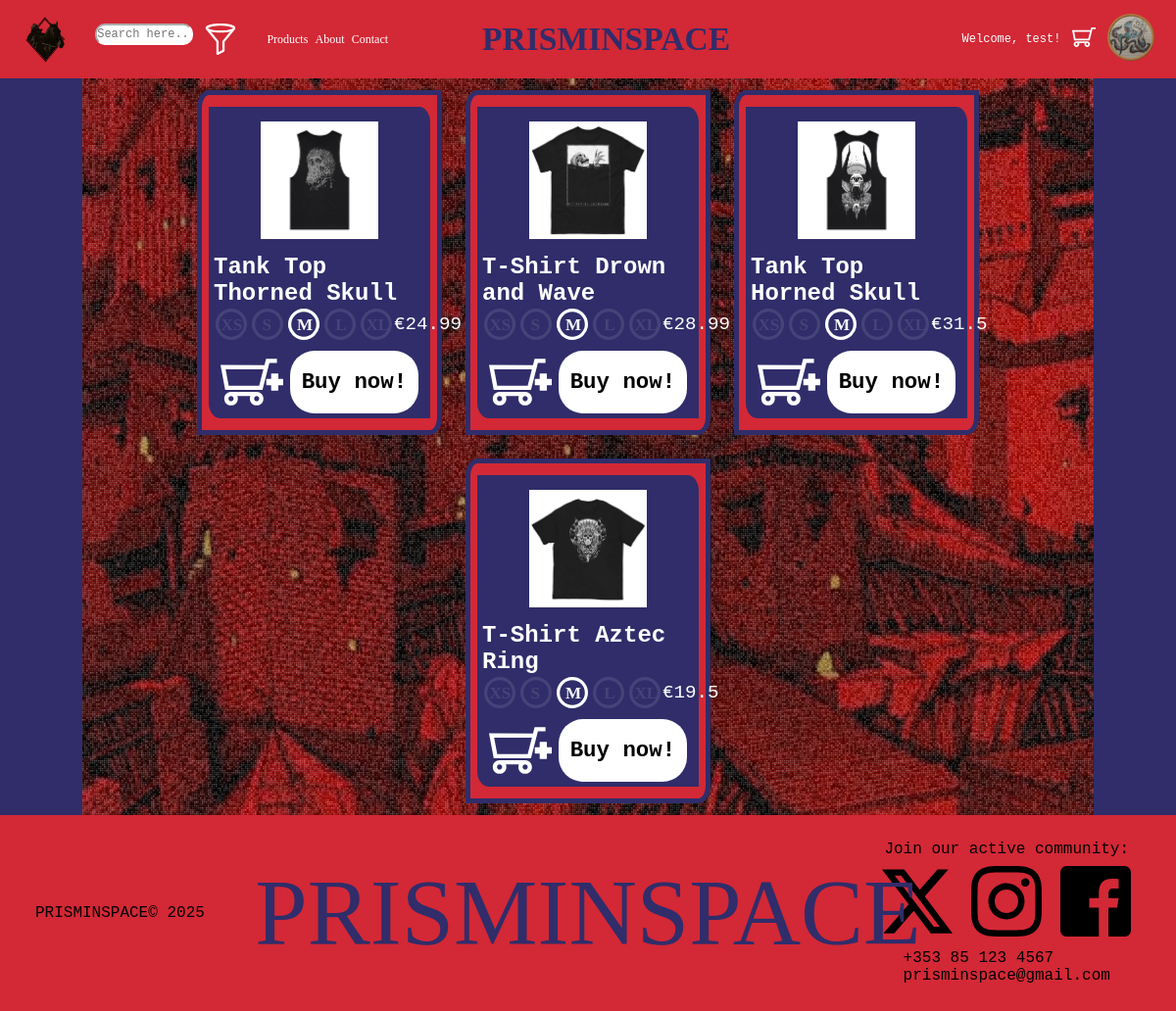
Screenshot of /products/products.php (signed in) with the database file from the repository.
### tables this page shows
CREATE TABLE `users` (
  `userid` int(11) NOT NULL,
  `firstname` varchar(45) NOT NULL,
  `username` varchar(45) NOT NULL,
  `password` varchar(45) NOT NULL,
  `profilepicture` varchar(45) NOT NULL
);

CREATE TABLE `products` (
  `productid` int(11) NOT NULL,
  `productname` varchar(45) DEFAULT NULL,
  `productprice` float DEFAULT NULL,
  `productamount` int(11) DEFAULT NULL,
  `productimage` varchar(100) NOT NULL,
  `productdescription` longtext NOT NULL,
  `productsize` varchar(45) NOT NULL,
  `productcategory` varchar(45) NOT NULL
);

### classes/database.php (called while the page is built)
<?php
	class Database{
		public static $db_address = "localhost";
		public static $db_username = "root";
		public static $db_password = "123";
		public static $db_name = "prisminspacedb";
		public static function connect(){
			try{
				$conn = new PDO("mysql:host=" . Database::$db_address . ";dbname=" . Database::$db_name, Database::$db_username, Database::$db_password);
				$conn->setAttribute(PDO::ATTR_ERRMODE, PDO::ERRMODE_EXCEPTION);
				$conn->setAttribute(PDO::ATTR_DEFAULT_FETCH_MODE, PDO::FETCH_ASSOC);
				return $conn;
			}
			catch(PDOException $e){
				echo "Connection failed: " . $e->getMessage();
			}
		}
	}
?>

### classes/product.php (called while the page is built, shortened)
<?php
	include "../classes/database.php";
	class Product extends Database{
		public function select_all_products(){
			try{
				$stmt = ($this->connect())->prepare("SELECT * FROM products");
				$stmt->execute();
				$stmt->setFetchMode(PDO::FETCH_ASSOC);
				return $stmt;
			}
			catch(PDOException $e){
				echo "Connection failed: " . $e->getMessage();
			}
		}
	}
?>

### products/productcard.php (the view, shortened to what this page needs)
<link rel="stylesheet" href="../products/products.css?v=<?php echo time(); ?>">
<div class='card'>
    <div class='card-border'>
        <div class='product-image'>
            <?php
                $product_image = $row['productimage'];
            ?>
            <img src='../products/productimages/<?php echo $product_image?>' alt='shopping item' >
        </div>
        <div class='product-details'>
            <div class='product-name'>
                <p><?php echo "{$row['productname']}" ?></p>
            </div>
            <form method = "POST">
                <?php
                $product_id = $row['productid'];
                ?>
                <div class='useroptions'>
                    <div class='product-size'>
                        <label for="extrasmall-<?php echo $product_id ?>" class="labelitem"><img src="../products/productlabels/extrasmall.svg"></label>
                        <label for="small-<?php echo $product_id ?>" class="labelitem"><img src="../products/productlabels/small.svg"></label>
                        <label for="medium-<?php echo $product_id ?>" class="labelitem"><img src="../products/productlabels/medium.svg"></label>
                        <label for="large-<?php echo $product_id ?>" class="labelitem"><img src="../products/productlabels/large.svg"></label>
                        <label for="extralarge-<?php echo $product_id ?>" class="labelitem"><img src="../products/productlabels/extralarge.svg"></label>
                    </div>
                    <div class='product-price'>
                        <p>€<?php echo "{$row['productprice']}" ?></p>
                    </div>
                </div>
                <div class='basket-options'>
                    <div class='addtobasketholder'>
                        <input type = "submit" name = "add_to_basket" value = "" class="addtobasketbutton">
                    </div>
                    <div class="buynowbuttonholder">
                        <input type = "submit" name = "buy_now" value = "Buy now!" class = "buynowbutton">
                    </div>
                </div>
            </form>
        </div>
    </div>
</div>

### onload/navbar.php (shortened to what this page needs)
<div class="navbar">
	<link rel ="stylesheet" href="../onload/navbar.css?v=<?php echo time();?>">
	<div id="logo-small" class="navbar-item">
		<img src="../img/logo.png" class="" alt="small logo prisminspace">
	</div>
	<div id="menu-bar" class="navbar-item">
		<form class="menu-item" id="search" method="get" action="../products/products.php" >
			<input class="menu-item" id="searchbar" type="text" placeholder="Search here..." cols="5" name="query">
			<div id="filterholder">
			</div>
		</form>
		<div class="menu-item">
			<a href="../products/products.php">Products</a>
		</div>
		<div class="menu-item">
			<a href="#">About</a>
		</div>
		<div class="menu-item">
			<a href="#">Contact</a>
		</div>
		</div>
		<div id="logo-big" class="navbar-item">
			<a href="../index/index.php"><h1>PRISMINSPACE</h1></a>
	</div>
	<div id="user-welcome" class="navbar-item">
		<?php
			if(($_SESSION['login_username'] ?? "an") == "an"){
				echo "<div class='user-item'><p>Welcome, guest!</p></div>";
			}
			else{
				echo "<div class='user-item'><p>Welcome, ";
				echo $_SESSION['login_username'];
				echo "!</p></div>";
			}
		?>
		<div class="user-item"><a href="../basket/basket.php"><img src="../img/shoppingcart.svg" alt="shopping basket icon"></a></div>
	</div>
	<div id="user-icon" class="navbar-item">
	<?php
		$servername = "localhost";
		$username = "root";
		$password = "123";
		$dbname = "prisminspacedb";
		try {
			$pdo = new PDO("mysql:host=$servername;dbname=$dbname", $username, $password);
			$pdo->setAttribute(PDO::ATTR_ERRMODE, PDO::ERRMODE_EXCEPTION);
		} catch (PDOException $e) {
			echo("Database error: " . $e->getMessage());
		}
		if (isset($_SESSION['login_username'])) {
			$login_username = $_SESSION['login_username'];
		} else {
			$login_username = null;
		}
		try {
			$stmt = $pdo->prepare("SELECT profilepicture FROM users WHERE username = :login_username");
			$stmt->execute(['login_username' => $login_username]);
			$user = $stmt->fetch(PDO::FETCH_ASSOC);
			$profilepicture = !empty($user['profilepicture']) ? $user['profilepicture'] : 'usericon.svg';
			$imgpath = "/userpage/userprofiles/" . htmlspecialchars($profilepicture);
			if($login_username == "an") {
				echo "<a href='../login/login.php'>
					<img src='$imgpath' alt='User Login Icon' width='64'>
				</a>";
			}else{
				echo "<a href='../userpage/userpage.php'>
					<img src='$imgpath' alt='User Login Icon' width='64'>
				</a>";
			}
		} catch (PDOException $e) {
			echo("WOmp woopmp: " . $e->getMessage());
		}
	?>
	</div>
</div>

### products/fetchproducts.php (shortened to what this page needs)
<?php
include "../classes/product.php";
try {
    $stmt = new Product();
	$stmt = $stmt->select_all_products();
    while ($row = $stmt->fetch()) {
        include('productcard.php');
    }
} catch (PDOException $e) {
    echo "Womp womp: " . $e->getMessage();
}
?>

### products/products.css (style rules this page uses)
* { font-family: 'Courier New', Courier, monospace; }
.card { justify-content: center; margin:1vw; padding:1vw; width:18vw; height:fit-content; border:5px solid #302d6a; border-radius:5% 0 5% 0; background-color: #d32836; display:flex; }
.card-border { width:fit-content; height:fit-content; border:5px solid #302d6a; border-radius:0 5% 0 5%; background-color: #302d6a; color:white; flex-direction: column; display:flex; }
.card img { width:10vw; height:fit-content; margin:10px; }
.product-details { width:18vw; }
.card-border .useroptions { justify-content: space-between; display:flex; flex-direction: row; pointer-events: auto; z-index: 3; }
.card-border .product-image { align-items: center; margin:auto; align-items: center; }
.card-border .product-details { background-color: #302d6a; flex-direction: column; display:flex; }
.card-border .product-name { display:flex; font-size: 1.5rem; font-weight: bold; justify-content: center; }
.card-border .product-size { font-size: 1.2rem; justify-content: center; align-items: center; display: flex; gap: 0; margin:0; }
.product-size .labelitem { margin:0.2vw; }
.card-border .product-price { font-size: 1.2rem; align-self: center; }
.card-border .basket-options { margin-top: 1vh; display:flex; flex-direction: row; justify-content: space-evenly; }
.labelitem { opacity: 0.1; margin:0; width:32px; height:32px; }
.labelitem img { width:32px; height:fit-content; margin:0; filter: brightness(0) invert(1); }
.radioitem:checked + label { opacity: 1; }
.addtobasketholder { display:flex; align-items: center; }
.addtobasketbutton { background: none; border: none; outline: none; background-color: none; display:flex; background-image: url("../img/addtoshoppingbasket.svg"); width:64px; height:64px; pointer-events: auto; background-size: contain; background-repeat: no-repeat; background-position: center; }
.buynowbuttonholder { border:none; font-size: 1.4rem; font-weight: bold; border: none; position: relative; z-index: 4; display: flex; align-items: center; justify-content: center; }
.buynowbutton { display:flex; height:100%; width:100%; font-size: 1.4rem; font-weight: bold; border: none; border-radius: 25px; position: relative; z-index: 4; pointer-events: auto; margin: 0; padding:1vw; background-color: white; }

### onload/navbar.css (style rules this page uses)
* { margin:0; padding:0; }
body { background-color: #ffffff; }
.navbar { display:flex; background-color: #d32836; height:10vh; align-items: center; }
.navbar-item { display:flex; flex-direction: row; color:white; align-items: center; }
#menu-bar ,#logo-big ,#user-welcome { margin:auto; }
.menu-item { display:flex; font-size: 1vw; margin:0.3vw; }
#menu-bar { display:flex; justify-content: flex-start; margin-left:2vw; }
#searchbar { margin:0; min-height: 0.5vw; min-width:3vw; height:1.5vw; margin-right:1vw; width:8vw; border-radius: 10px; border-color: white; border-radius: none; }
#search { display:flex; flex-direction: row; }
#filterholder { background-image: url('../img/filter.svg'); background-repeat: no-repeat; background-position: center; width:32px; height: 32px; margin-right: 2vw; }
.menu-item a { font-family: metallord; text-decoration: none; color:white; }
#logo-small { margin-left:1.8vw; }
#user-icon { margin-right:1.8vw; }
#logo-small img { max-width: 86px; min-width: 32px; width:4vw; }
#user-icon img { max-width: 72px; min-width: 32px; width:4vw; }
#user-welcome { display:flex; margin:1vw; }
#user-welcome .user-item { vertical-align: middle; display:flex; font-size: 1vw; }
.user-item p { align-items: center; }
#user-welcome img { max-width: 64px; min-width: 24px; width:2vw; margin-left:1vw; }
#logo-big { position: absolute; margin:41vw; }
#logo-big a { font-size: 1.4vw; color:#302d6a; text-decoration: none; }
#logo-big a h1 { font-family:metallord; }

### onload/footer.css (style rules this page uses)
* { font-family: 'Courier New', Courier, monospace; }
html { background-color: #d32836; }

### rows the page displays
users: profilepicture (picture)
products: productimage (picture), productname "Tank Top Thorned Skull", productprice "24.99"
products: productimage (picture), productname "T-Shirt Drown and Wave", productprice "28.99"
products: productimage (picture), productname "Tank Top Horned Skull", productprice "31.5"
products: productimage (picture), productname "T-Shirt Aztec Ring", productprice "19.5"

### other values shown
$_SESSION['login_username'] "test"
